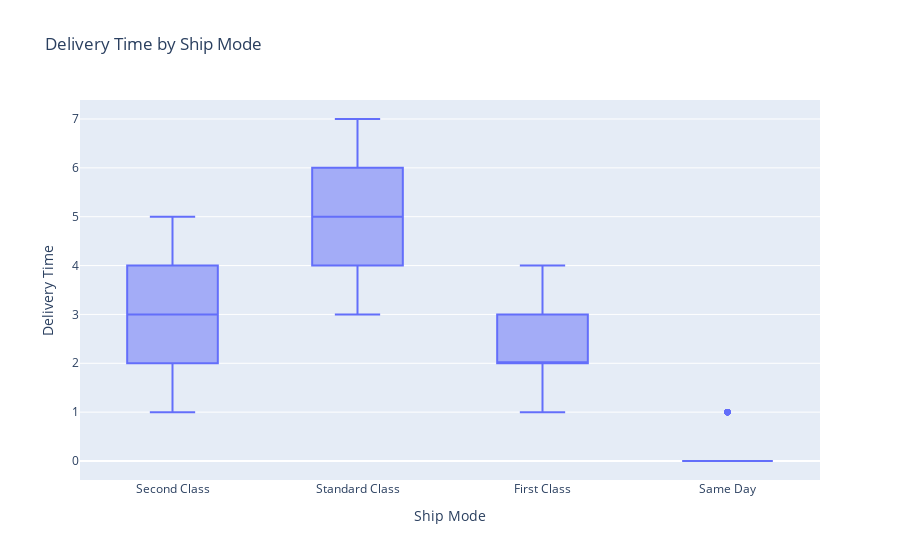

Here is the notebook cell this chart was saved with:
### Markdown cell above
With the Eta-squared value of 0.0008, this means that the difference between delivery times in each region is so small that it has no real world impact. We can accept the null hypothesis in this case when speaking about region specifically, but I will have to make more graphs and do more statistical tests to see if this is the case for the shipping mode as well.

### Code cell
fig = px.box(df, x='Ship Mode', y='Delivery Time',
             title='Delivery Time by Ship Mode',
             labels={'Delivery Time': 'Delivery Time', 'Ship Mode': 'Ship Mode'})
fig.show()

### Figure 1 — Plotly figure (JSON) as saved in the notebook; plotly's stock layout.template omitted (floating-point values rounded to 4 significant figures; data arrays with more than 128 entries replaced by an {"elided": "..."} marker saying what was removed)
{"data": [{"alignmentgroup": "True", "hovertemplate": "Ship Mode=%{x}<br>Delivery Time=%{y}<extra></extra>", "legendgroup": "", "marker": {"color": "#636efa"}, "name": "", "notched": false, "offsetgroup": "", "orientation": "v", "showlegend": false, "type": "box", "x": {"elided": "9994 str values"}, "x0": " ", "xaxis": "x", "y": {"elided": "9994 int values"}, "y0": " ", "yaxis": "y"}], "layout": {"boxmode": "group", "legend": {"tracegroupgap": 0}, "title": {"text": "Delivery Time by Ship Mode"}, "xaxis": {"anchor": "y", "domain": [0, 1], "title": {"text": "Ship Mode"}}, "yaxis": {"anchor": "x", "domain": [0, 1], "title": {"text": "Delivery Time"}}}}
